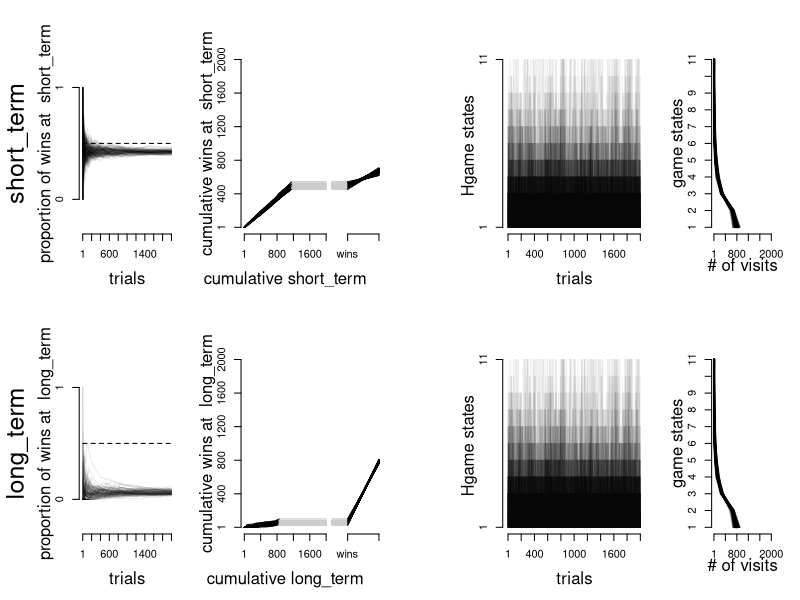

The R script that drew this image:
  # Simulating reinforcement learning models playing against the Hgame
  # jlbm
  # feb 2017
  
  prev_choices <- 0:10
  lt_parameters <- (2/3)*prev_choices/10
  st_parameters <- (1/3)+(2/3)*prev_choices/10
  
  # plot(lt_parameters,ylim=c(0,1),pch=21,bg='black',type='o',cex=2)
  # points(st_parameters,pch=21,bg='white',type='o',cex=2)
  
  
  
  harvard_game <- function(choice) {
    possible_outcomes <- c('loss','win')
    
    if(choice=='short_term'){
      result <- possible_outcomes[rbinom(1,size=1,prob=st_parameters[pos])+1]
      if(pos!=1){
        pos <<- pos-1
      }
    }
    else if(choice=='long_term'){
      result <- possible_outcomes[rbinom(1,size=1,prob=lt_parameters[pos])+1]
      if(pos!=11){
        pos <<- pos+1
      }
    }
    
    return(result)
  }
  
  
  
  wsls <- function(previous_choice,
                   previous_result,
                   trial,
                   theta) {
    
    if(trial!=1){
      if(previous_result=='win'){
        next_choice <- sample(c(previous_choice,possible_choices[which(possible_choices!=previous_choice)]),
                              size=1,prob=c(theta,1-theta))
      }
      else if(previous_result=='loss'){
        next_choice <- sample(c(previous_choice,possible_choices[which(possible_choices!=previous_choice)]),
                              size=1,prob=c(1-theta,theta))
      }
    }  
    else{
      next_choice <- possible_choices[rbinom(1,size=1,prob=theta)+1]
    }
    
    return(next_choice)
  }
  
  
  
  rndm <- function(theta){
    next_choice <- possible_choices[rbinom(1,size=1,prob=theta)+1]
    return(next_choice)
  }
  
  
  
  
  
  
  # Global Variables
  n_trials <- 2000
  sims_per_parameter <- 100
  possible_choices <- c('short_term','long_term')
  pos <- 5 # starting indexing of alternatives' vectors
  
  wsls_results <- array(dim=c(sims_per_parameter,n_trials))
  wsls_choices <- array(dim=c(sims_per_parameter,n_trials))
  wsls_states <- array(dim=c(sims_per_parameter,n_trials))
  # rndm_results <- array(dim=c(sims_per_parameter,n_trials))
  # rndm_choices <- array(dim=c(sims_per_parameter,n_trials))
  # rndm_states <- array(dim=c(sims_per_parameter,n_trials))
  
  for(spp in 1:sims_per_parameter){
    previous_choice_wsls <- NULL
    previous_result_wsls <- NULL
    for(trial in 1:n_trials){
      wsls_states[spp,trial] <- pos
      wsls_choices[spp,trial] <- wsls(previous_choice=previous_choice_wsls,
                                      previous_result=previous_result_wsls,
                                      trial=trial,theta=.8)
      # rndm_choices[spp,trial] <- rndm(theta=.8)
      wsls_results[spp,trial] <- harvard_game(wsls_choices[spp,trial]) # Careful with global variable 'pos'
      # rndm_results[spp,trial] <- harvard_game(rndm_choices[spp,trial]) # ibid.
      previous_choice_wsls <- wsls_choices[spp,trial]
      previous_result_wsls <- wsls_results[spp,trial]
    }
  }
  
  
  # results <- wsls_results[1,]
  # choices <- wsls_choices[1,]
  # alternative <- 'short_term'
  # results
  # choices
  # 
  # t <- 2
  # alternative_X <- 'short_term'
  # alternative_Y <- 'long_term'
  # alpha <- NULL
  # beta <- NULL
  # gamma <- NULL
  # delta <- NULL
  # for(t in 2:n_trials){
  #   alpha[t] <- choices[(t-1)]==alternative_X&choices[t]==alternative_X&results[(t-1)]=='win'
  #   beta[t] <- choices[(t-1)]==alternative_X&choices[t]==alternative_Y&results[(t-1)]=='loss'
  #   gamma[t] <- choices[(t-1)]==alternative_Y&choices[t]==alternative_Y&results[(t-1)]=='win'
  #   delta[t] <- choices[(t-1)]==alternative_Y&choices[t]==alternative_X&results[(t-1)]=='loss'
  # }
  
  
  add_tseries <- function(results_array,choices_array,alternative){
    for(i in 1:dim(results_array)[1]){
      results <- wsls_results[i,]
      choices <- wsls_choices[i,]
      
      points(which(choices==alternative),
             (cumsum(choices==alternative&results=='win')/cumsum(choices==alternative))[choices==alternative],
             type='l',lwd=1,col='#00000015')
      
    }
  }
  
  add_cumrec <- function(results_array,choices_array,alternative){
    
    for(i in 1:dim(results_array)[1]){
      results <- wsls_results[i,]
      choices <- wsls_choices[i,]
      lines(1:sum(choices==alternative),
            cumsum(results[which(choices==alternative)]=='win'))
      lines(c(sum(choices==alternative),n_trials),
            rep(sum(results[which(choices==alternative)]=='win'),2),
            col='#cccccc')
    }
    
  }
  
  add_winmargin <- function(results_array,choices_array,alternative){
    for(i in 1:dim(results_array)[1]){
      results <- wsls_results[i,]
      choices <- wsls_choices[i,]
      lines(c(-0.5,0),
            rep(sum(results[which(choices==alternative)]=='win'),2),
            col='#cccccc')
      lines(c(0,1),
            c(sum(choices==alternative&results=='win'),
              sum(choices==alternative&results=='loss')))
    }
  }
  
  add_statesseries <- function(states_array){
    for(i in 1:dim(states_array)[1]){
      lines(1:n_trials,states_array[i,],
            lwd=1,col='#00000011')
    }
  }
  
  add_statesmargin <- function(states_array) {
    for(i in 1:dim(states_array)[1]){
      lines(as.numeric(table(states_array[i,])),
            as.numeric(names(table(states_array[i,]))),
            lwd=1.5,col='#00000055')
    }
  }
  
  
  display_alternative <- function(alternative) {
    
    par(mar=c(5,6,4,1))
    plot(0,type='n',xlim=c(1,n_trials),ylim=c(-.25,1.25),ann=F,axes=F)
    lines(c(1,n_trials),rep(0.5,2),lty='dashed')
    add_tseries(wsls_results,wsls_choices,alternative)
    axis(1,at=c(1,seq(200,n_trials,200)))
    axis(2,at=c(0,1))
    mtext(paste('proportion of wins at ',alternative),2,line=2)
    mtext('trials',1,line=3)
    mtext(alternative,2,line=4,cex=1.5)
    
    par(mar=c(5,4,4,0))
    plot(0,type='n',xlim=c(1,n_trials),ylim=c(1,n_trials),ann=F,axes=F)
    add_cumrec(wsls_results,wsls_choices,alternative)
    axis(2,at=c(1,seq(400,n_trials,400)))
    axis(1,at=c(1,seq(400,n_trials,400)))
    mtext(paste('cumulative',alternative),1,line=3)
    mtext(paste('cumulative wins at ',alternative),2,line=2)
    
    par(mar=c(5,0,4,2))
    plot(0,type='n',xlim=c(-.5,1.5),ylim=c(0,n_trials),ann=F,axes=F)
    add_winmargin(wsls_results,wsls_choices,alternative)
    axis(1,at=c(0,1),labels=c('wins','losses'))
    
    par(mar=c(5,6,4,1))
    plot(0,type='n',xlim=c(1,n_trials),ylim=c(1,11),ann=F,axes=F)
    add_statesseries(wsls_states)
    axis(1,at=c(1,seq(200,n_trials,200)))
    axis(2,at=c(1,11))
    mtext('Hgame states ',2,line=2)
    mtext('trials',1,line=3)
  
    par(mar=c(5,4,4,2))
    plot(0,type='n',xlim=c(1,n_trials),ylim=c(1,11),ann=F,axes=F)
    add_statesmargin(wsls_states)
    axis(1,at=c(1,seq(400,n_trials,400)))
    axis(2,at=1:11)
    mtext('game states',2,line=2)
    mtext('# of visits',1,line=2)
    
  }
  
  
  pdf(file='wsls_vs_Hgame.pdf',width=15,height=8)
  layout(matrix(1:10,ncol=5,byrow=T),widths=c(2,1.5,1,2.5,1.5))
  display_alternative('short_term')
  display_alternative('long_term')
  dev.off()
